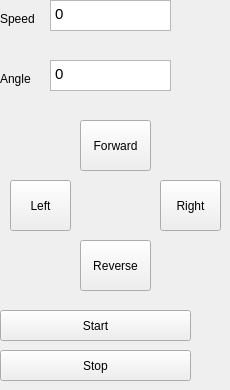
    <widget class="QWidget" name="Manual_tab">
     <attribute name="title">
      <string>Manual</string>
     </attribute>
     <widget class="QPushButton" name="Start_Manual_Button">
      <property name="geometry">
       <rect>
        <x>0</x>
        <y>310</y>
        <width>191</width>
        <height>31</height>
       </rect>
      </property>
      <property name="text">
       <string>Start</string>
      </property>
     </widget>
     <widget class="QPushButton" name="Stop_Manual_Button">
      <property name="geometry">
       <rect>
        <x>0</x>
        <y>350</y>
        <width>191</width>
        <height>31</height>
       </rect>
      </property>
      <property name="text">
       <string>Stop</string>
      </property>
     </widget>
     <widget class="QPushButton" name="Up_Button">
      <property name="geometry">
       <rect>
        <x>80</x>
        <y>120</y>
        <width>71</width>
        <height>51</height>
       </rect>
      </property>
      <property name="text">
       <string>Forward</string>
      </property>
     </widget>
     <widget class="QPushButton" name="Right_Button">
      <property name="geometry">
       <rect>
        <x>160</x>
        <y>180</y>
        <width>61</width>
        <height>51</height>
       </rect>
      </property>
      <property name="text">
       <string>Right</string>
      </property>
     </widget>
     <widget class="QPushButton" name="Down_Button">
      <property name="geometry">
       <rect>
        <x>80</x>
        <y>240</y>
        <width>71</width>
        <height>51</height>
       </rect>
      </property>
      <property name="text">
       <string>Reverse</string>
      </property>
     </widget>
     <widget class="QPushButton" name="Left_Button">
      <property name="geometry">
       <rect>
        <x>10</x>
        <y>180</y>
        <width>61</width>
        <height>51</height>
       </rect>
      </property>
      <property name="text">
       <string>Left</string>
      </property>
     </widget>
     <widget class="QLabel" name="label_10">
      <property name="geometry">
       <rect>
        <x>0</x>
        <y>10</y>
        <width>67</width>
        <height>17</height>
       </rect>
      </property>
      <property name="text">
       <string>Speed</string>
      </property>
     </widget>
     <widget class="QLabel" name="label_11">
      <property name="geometry">
       <rect>
        <x>0</x>
        <y>70</y>
        <width>67</width>
        <height>17</height>
       </rect>
      </property>
      <property name="text">
       <string>Angle</string>
      </property>
     </widget>
     <widget class="QTextEdit" name="text_speed_manual">
      <property name="geometry">
       <rect>
        <x>50</x>
        <y>0</y>
        <width>121</width>
        <height>31</height>
       </rect>
      </property>
      <property name="html">
       <string>&lt;!DOCTYPE HTML PUBLIC &quot;-//W3C//DTD HTML 4.0//EN&quot; &quot;http://www.w3.org/TR/REC-html40/strict.dtd&quot;&gt;
&lt;html&gt;&lt;head&gt;&lt;meta name=&quot;qrichtext&quot; content=&quot;1&quot; /&gt;&lt;style type=&quot;text/css&quot;&gt;
p, li { white-space: pre-wrap; }
&lt;/style&gt;&lt;/head&gt;&lt;body style=&quot; font-family:'Ubuntu'; font-size:11pt; font-weight:400; font-style:normal;&quot;&gt;
&lt;p style=&quot; margin-top:0px; margin-bottom:0px; margin-left:0px; margin-right:0px; -qt-block-indent:0; text-indent:0px;&quot;&gt;&lt;span style=&quot; font-family:'Ubuntu';&quot;&gt;0&lt;/span&gt;&lt;/p&gt;&lt;/body&gt;&lt;/html&gt;</string>
      </property>
     </widget>
     <widget class="QTextEdit" name="text_angle_manual">
      <property name="geometry">
       <rect>
        <x>50</x>
        <y>60</y>
        <width>121</width>
        <height>31</height>
       </rect>
      </property>
      <property name="html">
       <string>&lt;!DOCTYPE HTML PUBLIC &quot;-//W3C//DTD HTML 4.0//EN&quot; &quot;http://www.w3.org/TR/REC-html40/strict.dtd&quot;&gt;
&lt;html&gt;&lt;head&gt;&lt;meta name=&quot;qrichtext&quot; content=&quot;1&quot; /&gt;&lt;style type=&quot;text/css&quot;&gt;
p, li { white-space: pre-wrap; }
&lt;/style&gt;&lt;/head&gt;&lt;body style=&quot; font-family:'Ubuntu'; font-size:11pt; font-weight:400; font-style:normal;&quot;&gt;
&lt;p style=&quot; margin-top:0px; margin-bottom:0px; margin-left:0px; margin-right:0px; -qt-block-indent:0; text-indent:0px;&quot;&gt;&lt;span style=&quot; font-family:'Ubuntu';&quot;&gt;0&lt;/span&gt;&lt;/p&gt;&lt;/body&gt;&lt;/html&gt;</string>
      </property>
     </widget>
    </widget>
